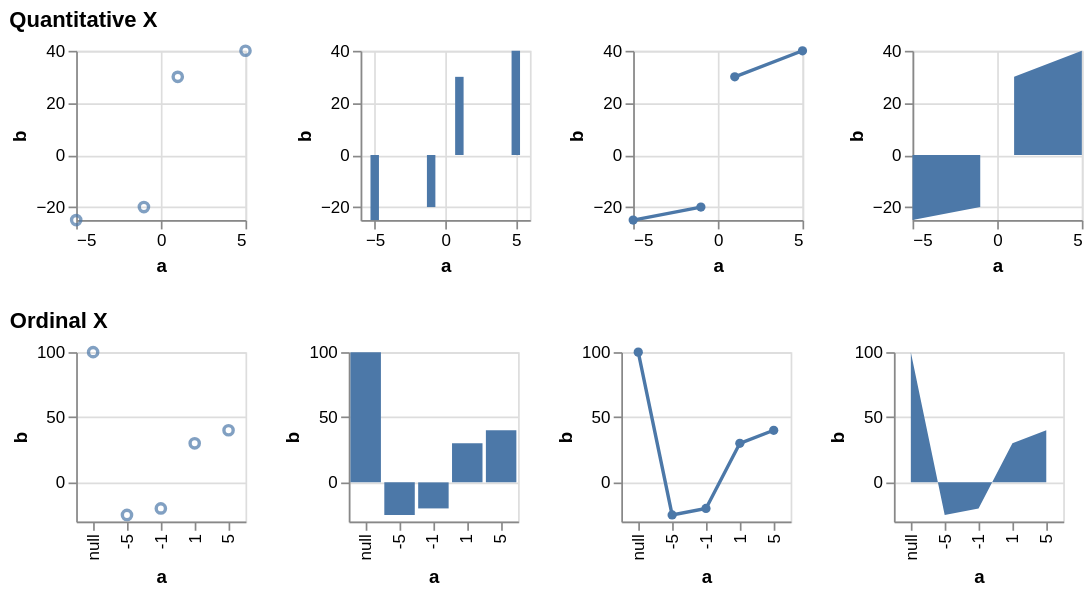

Write a Vega-Lite specification for this figure.
### Vega-Lite specification from a JSON file in a GitHub repository (floating-point values rounded to 4 significant figures)
{"$schema": "https://vega.github.io/schema/vega-lite/v5.json", "description": "Testing invalid", "data": {"values": [{"a": null, "b": 100}, {"a": -10, "b": null}, {"a": -5, "b": -25}, {"a": -1, "b": -20}, {"a": 0, "b": null}, {"a": 1, "b": 30}, {"a": 5, "b": 40}, {"a": 10, "b": null}]}, "config": {"mark": {"invalid": "break-paths-filter-domains", "tooltip": true}}, "vconcat": [{"title": "Quantitative X", "hconcat": [{"width": 100, "height": 100, "mark": "point", "encoding": {"x": {"field": "a", "type": "quantitative"}, "y": {"field": "b", "type": "quantitative"}}}, {"width": 100, "height": 100, "mark": "bar", "encoding": {"x": {"field": "a", "type": "quantitative"}, "y": {"field": "b", "type": "quantitative"}}}, {"width": 100, "height": 100, "layer": [{"mark": "line", "encoding": {"x": {"field": "a", "type": "quantitative"}, "y": {"field": "b", "type": "quantitative"}}}, {"mark": {"type": "point", "opacity": 1, "filled": true}, "encoding": {"x": {"field": "a", "type": "quantitative"}, "y": {"field": "b", "type": "quantitative"}}}]}, {"width": 100, "height": 100, "mark": "area", "encoding": {"x": {"field": "a", "type": "quantitative"}, "y": {"field": "b", "type": "quantitative"}}}]}, {"title": "Ordinal X", "hconcat": [{"width": 100, "height": 100, "mark": "point", "encoding": {"x": {"field": "a", "type": "ordinal"}, "y": {"field": "b", "type": "quantitative"}}}, {"width": 100, "height": 100, "mark": "bar", "encoding": {"x": {"field": "a", "type": "ordinal"}, "y": {"field": "b", "type": "quantitative"}}}, {"width": 100, "height": 100, "layer": [{"mark": "line", "encoding": {"x": {"field": "a", "type": "ordinal"}, "y": {"field": "b", "type": "quantitative"}}}, {"mark": {"type": "point", "opacity": 1, "filled": true}, "encoding": {"x": {"field": "a", "type": "ordinal"}, "y": {"field": "b", "type": "quantitative"}}}]}, {"width": 100, "height": 100, "mark": "area", "encoding": {"x": {"field": "a", "type": "ordinal"}, "y": {"field": "b", "type": "quantitative"}}}]}]}
